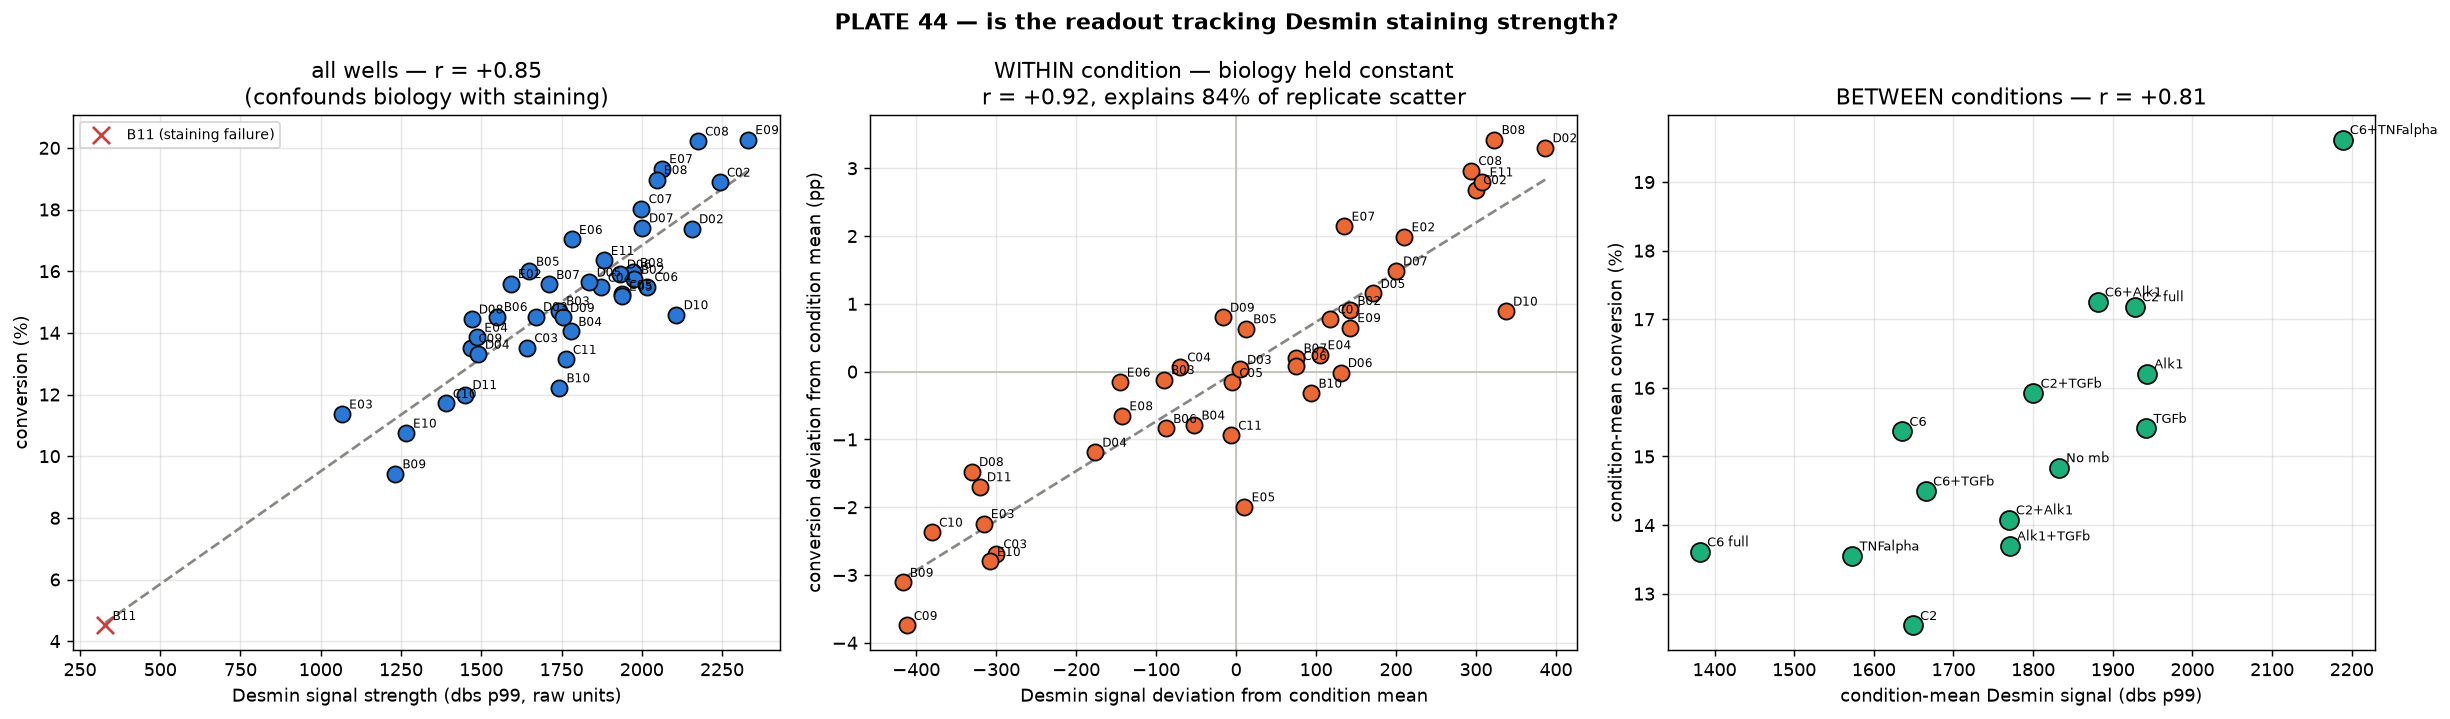

This chart was generated by the following Python code:
"""PLATE 44 troubleshooting, step 3: is the ranking tracking Desmin STAINING
STRENGTH rather than biology?

Steps 1-2 ruled out three suspects:
  * background drift          r = +0.07  (not it)
  * saturation                0.0000 % of pixels (not it)
  * small-object debris       despeckling to 200 um^2 moved the null floor only
                              4.51 % -> 4.10 % and within-condition SD 2.03 ->
                              1.91 (real, but marginal)

That leaves the amount of Desmin SIGNAL per well. A global threshold is correct
policy (per-image normalisation was removed for flattening real differences),
but it converts any technical variation in staining or exposure directly into
apparent conversion. This script measures how much of the ranking that explains,
using the per-well Desmin statistics already recorded by `build_dbs.py`.

The decisive comparison: within a CONDITION, replicate wells are biologically
identical, so any conversion spread between them must be technical. If that
spread tracks the wells' Desmin signal strength, the readout is staining-limited.

Run from Conversion_Efficiency/:
    cpenv/Scripts/python.exe New_Quantif_P44/diagnose_staining.py
"""
from __future__ import annotations
import json
import os
import sys

import numpy as np
from scipy.stats import pearsonr, spearmanr
import matplotlib
matplotlib.use("Agg")
import matplotlib.pyplot as plt  # noqa: E402

HERE = os.path.dirname(os.path.abspath(__file__))
sys.path.insert(0, HERE)
from p44_layout import (  # noqa: E402
    CONDITION_ORDER, CONTROL_CONDITION, TECHNICAL_FAILURES, condition_of,
    well_id, wells)


def main() -> int:
    man = {r["well"]: r for r in
           json.load(open(os.path.join(HERE, "dbs_cache", "dbs_manifest.json")))
           ["per_well"] if not r.get("cached")}
    pc = json.load(open(os.path.join(HERE, "percell_desmin.json")))["per_well"]
    order = [w for w in wells() if w in man]

    p99 = np.array([man[w]["dbs_p99"] for w in order])
    med = np.array([man[w]["dbs_median"] for w in order])
    conv = np.array([pc[w]["conversion_pct"] for w in order])
    ids = [well_id(w) for w in order]
    conds = [condition_of(w) for w in order]
    ok = np.array([well_id(w) not in TECHNICAL_FAILURES for w in order])

    r_all, p_all = pearsonr(p99[ok], conv[ok])
    rs_all = spearmanr(p99[ok], conv[ok])[0]
    print("PLATE 44 — Desmin staining strength vs conversion\n" + "=" * 52)
    print(f"dbs p99 (Desmin signal strength) spans {p99[ok].min():.0f}-"
          f"{p99[ok].max():.0f} raw units ({p99[ok].max()/p99[ok].min():.2f}x) "
          f"across biologically-different wells")
    print(f"Pearson  r(dbs_p99, conversion) = {r_all:+.3f} (p={p_all:.2g}, "
          f"n={ok.sum()})")
    print(f"Spearman r(dbs_p99, conversion) = {rs_all:+.3f}")
    print(f"Pearson  r(dbs_median, conversion) = "
          f"{pearsonr(med[ok], conv[ok])[0]:+.3f}")

    # --- the decisive test: WITHIN condition, replicates are identical -------
    dp, dc, lab = [], [], []
    for c in CONDITION_ORDER:
        idx = [i for i in range(len(order))
               if conds[i] == c and ok[i]]
        if len(idx) < 2:
            continue
        pm, cm = p99[idx].mean(), conv[idx].mean()
        for i in idx:
            dp.append(p99[i] - pm)
            dc.append(conv[i] - cm)
            lab.append(f"{ids[i]}·{c}")
    dp, dc = np.array(dp), np.array(dc)
    r_in, p_in = pearsonr(dp, dc)
    print(f"\nWITHIN-CONDITION (biology held constant, n={dp.size} wells across "
          f"{len(set(conds))} conditions)")
    print(f"Pearson r(Desmin signal deviation, conversion deviation) = "
          f"{r_in:+.3f} (p={p_in:.2g})")
    slope = np.polyfit(dp, dc, 1)[0]
    print(f"slope = {slope*1000:+.2f} pp of conversion per 1000 raw units of p99")
    if abs(r_in) > 0.6:
        verdict = ("STAINING-LIMITED: replicate wells that stained brighter "
                   "score higher, with biology held constant")
    elif abs(r_in) > 0.35:
        verdict = ("PARTIALLY staining-driven: a real component of the "
                   "replicate scatter is signal strength")
    else:
        verdict = ("replicate scatter is NOT explained by Desmin signal "
                   "strength")
    print(f"-> {verdict}")

    r2 = r_in ** 2
    print(f"   staining explains {100*r2:.0f}% of the within-condition variance;"
          f" the remaining {100*(1-r2):.0f}% is other technical + biological "
          f"noise")

    # how much of the BETWEEN-condition range could this manufacture?
    cond_mean_p99, cond_mean_conv, cnames = [], [], []
    for c in CONDITION_ORDER:
        idx = [i for i in range(len(order)) if conds[i] == c and ok[i]]
        if idx:
            cond_mean_p99.append(p99[idx].mean())
            cond_mean_conv.append(conv[idx].mean())
            cnames.append(c)
    cond_mean_p99 = np.array(cond_mean_p99)
    cond_mean_conv = np.array(cond_mean_conv)
    r_cond = pearsonr(cond_mean_p99, cond_mean_conv)[0]
    predicted = slope * (cond_mean_p99 - cond_mean_p99.mean())
    print(f"\nBETWEEN-CONDITION  r = {r_cond:+.3f}")
    print(f"   condition-mean Desmin signal spans "
          f"{cond_mean_p99.min():.0f}-{cond_mean_p99.max():.0f}")
    print(f"   at the within-condition slope that alone would manufacture a "
          f"{predicted.max()-predicted.min():.1f} pp spread; the observed "
          f"condition spread is {cond_mean_conv.max()-cond_mean_conv.min():.1f} pp")

    fig, ax = plt.subplots(1, 3, figsize=(19, 5.6))
    ax[0].scatter(p99[ok], conv[ok], s=80, color="#2a78d6",
                  edgecolor="#0b0b0b", zorder=3)
    ax[0].scatter(p99[~ok], conv[~ok], s=90, color="#d03b3b", marker="x",
                  zorder=3, label="B11 (staining failure)")
    for x, y, l in zip(p99, conv, ids):
        ax[0].annotate(l, (x, y), fontsize=6.5, xytext=(4, 3),
                       textcoords="offset points")
    m_, b_ = np.polyfit(p99[ok], conv[ok], 1)
    xs = np.array([p99.min(), p99.max()])
    ax[0].plot(xs, m_ * xs + b_, "--", color="#898781")
    ax[0].set_xlabel("Desmin signal strength (dbs p99, raw units)")
    ax[0].set_ylabel("conversion (%)")
    ax[0].set_title(f"all wells — r = {r_all:+.2f}\n(confounds biology with staining)")
    ax[0].grid(alpha=0.3); ax[0].legend(fontsize=8)

    ax[1].axhline(0, color="#c3c2b7", lw=1); ax[1].axvline(0, color="#c3c2b7", lw=1)
    ax[1].scatter(dp, dc, s=80, color="#eb6834", edgecolor="#0b0b0b", zorder=3)
    for x, y, l in zip(dp, dc, lab):
        ax[1].annotate(l.split("·")[0], (x, y), fontsize=6.5, xytext=(4, 3),
                       textcoords="offset points")
    xs2 = np.array([dp.min(), dp.max()])
    ax[1].plot(xs2, np.polyval(np.polyfit(dp, dc, 1), xs2), "--",
               color="#898781")
    ax[1].set_xlabel("Desmin signal deviation from condition mean")
    ax[1].set_ylabel("conversion deviation from condition mean (pp)")
    ax[1].set_title(f"WITHIN condition — biology held constant\n"
                    f"r = {r_in:+.2f}, explains {100*r2:.0f}% of replicate scatter")
    ax[1].grid(alpha=0.3)

    o = np.argsort(cond_mean_conv)
    ax[2].scatter(cond_mean_p99[o], cond_mean_conv[o], s=110, color="#1baf7a",
                  edgecolor="#0b0b0b", zorder=3)
    for x, y, l in zip(cond_mean_p99, cond_mean_conv, cnames):
        ax[2].annotate(l, (x, y), fontsize=7, xytext=(4, 3),
                       textcoords="offset points")
    ax[2].set_xlabel("condition-mean Desmin signal (dbs p99)")
    ax[2].set_ylabel("condition-mean conversion (%)")
    ax[2].set_title(f"BETWEEN conditions — r = {r_cond:+.2f}")
    ax[2].grid(alpha=0.3)

    fig.suptitle("PLATE 44 — is the readout tracking Desmin staining strength?",
                 fontweight="bold")
    fig.tight_layout()
    fig.savefig(os.path.join(HERE, "diagnose_staining.png"), dpi=130,
                bbox_inches="tight", facecolor="white")
    with open(os.path.join(HERE, "diagnose_staining.json"), "w") as fh:
        json.dump({"plate": "PLATE_44",
                   "r_all_wells": round(float(r_all), 3),
                   "spearman_all_wells": round(float(rs_all), 3),
                   "r_within_condition": round(float(r_in), 3),
                   "p_within_condition": float(p_in),
                   "variance_explained_within_condition_pct": round(100 * r2, 1),
                   "slope_pp_per_1000_p99": round(float(slope * 1000), 3),
                   "r_between_conditions": round(float(r_cond), 3),
                   "dbs_p99_min": float(p99[ok].min()),
                   "dbs_p99_max": float(p99[ok].max()),
                   "verdict": verdict}, fh, indent=2)
    print("\n-> diagnose_staining.png / .json")
    return 0


if __name__ == "__main__":
    raise SystemExit(main())
